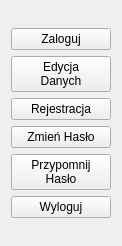
<?xml version="1.0" encoding="UTF-8"?>
<ui version="4.0">
 <class>PanelUzytkownika</class>
 <widget class="QWidget" name="PanelUzytkownika">
  <property name="geometry">
   <rect>
    <x>0</x>
    <y>0</y>
    <width>122</width>
    <height>246</height>
   </rect>
  </property>
  <property name="windowTitle">
   <string>Form</string>
  </property>
  <layout class="QVBoxLayout" name="verticalLayout_2">
   <item>
    <layout class="QVBoxLayout" name="verticalLayout">
     <item>
      <widget class="QPushButton" name="pushButton">
       <property name="text">
        <string>Zaloguj</string>
       </property>
      </widget>
     </item>
     <item>
      <widget class="QPushButton" name="pushButton_2">
       <property name="text">
        <string>Edycja
Danych</string>
       </property>
      </widget>
     </item>
     <item>
      <widget class="QPushButton" name="pushButton_3">
       <property name="text">
        <string>Rejestracja</string>
       </property>
      </widget>
     </item>
     <item>
      <widget class="QPushButton" name="pushButton_4">
       <property name="text">
        <string>Zmień Hasło</string>
       </property>
      </widget>
     </item>
     <item>
      <widget class="QPushButton" name="pushButton_5">
       <property name="text">
        <string>Przypomnij
Hasło</string>
       </property>
      </widget>
     </item>
     <item>
      <widget class="QPushButton" name="pushButton_6">
       <property name="text">
        <string>Wyloguj</string>
       </property>
      </widget>
     </item>
    </layout>
   </item>
  </layout>
 </widget>
 <resources/>
 <connections/>
</ui>
